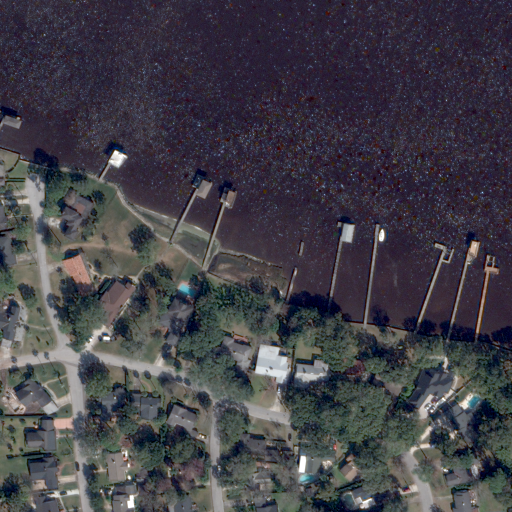
#> input picture input/image.tiff, 1024 x 1024 px (shown at 1/2 size)
$ python -i reconstruct_to_glb.py   (imports and definitions only)
#> lines starting #> are read from the running program, lines starting #| are printed output that depends on the picture
#> further down, picture is the input picture: shape (1024, 1024, 3); mean B, G, R 71.9, 64.5, 66.7
"""2D to 3D Reconstruction Engine: Converts Height Map, RGB Image, and Segmentation
into Photorealistic, Beautiful 3D GLB & PLY Models with Full RGB Texture and Natural Architectural Buildings.

Features:
1. Natural Architectural Elevation: True-to-scale building heights (5.5m - 9.5m) and tree canopies (2.5m - 4.5m).
2. Anti-Stretching Edge Smoothing: Eliminates sheer 90-degree cliffs, ensuring top-down satellite textures drape smoothly without vertical barcode / waterfall distortion.
3. Full-Resolution Photographic PBR Texture: Embedded glTF 2.0 PBR material with baseColorTexture in sRGB.
4. Semantic Color Grading: Lush foliage greens, deep aquatic cyan, clean asphalt roads, and crisp rooftops.
5. Directional Sunlight Hillshade: Subtle NW hillshade for realistic physical depth and ambient occlusion.
6. Standard 200m Terrain Scale: Bounded 200x200m dimensions perfectly compatible with Flythrough and Three.js viewers.
"""

import os
import sys
from typing import Tuple, Optional
import numpy as np
import rasterio
from PIL import Image, ImageEnhance, ImageFilter
import trimesh
from scipy.ndimage import gaussian_filter, label, binary_closing, binary_dilation

CLASS_NAMES = {
    0: "wall",
    1: "building",
    2: "sky",
    3: "floor",
    4: "tree",
    5: "ceiling",
    6: "road",
    7: "bed",
    8: "windowpane",
    9: "grass",
    10: "cabinet",
    11: "sidewalk",
    12: "person",
    13: "earth",
    14: "door",
    15: "table",
    16: "mountain",
    17: "plant",
    18: "curtain",
    19: "chair",
    20: "car",
    21: "water",
    25: "house",
}


# [34 lines left out: functions load_image_array, load_raster_channel, not called in this run]


def apply_semantic_color_enhancement(rgb: np.ndarray, seg: np.ndarray = None) -> Image.Image:
    """Apply rich semantic color tuning, contrast enhancement, and atmospheric vibrance."""
    enhanced = rgb.astype(np.float32).copy()

    if seg is not None:
        if seg.shape != rgb.shape[:2]:
            from scipy.ndimage import zoom
            zy = rgb.shape[0] / seg.shape[0]
            zx = rgb.shape[1] / seg.shape[1]
            seg = zoom(seg, (zy, zx), order=0)

        # 1. Vegetation (Trees: 4, Plants/Flora: 17, Grass: 9) -> Lush natural chlorophyll greens
        veg_mask = (seg == 4) | (seg == 17) | (seg == 9)
        if np.any(veg_mask):
            enhanced[veg_mask, 1] = np.clip(enhanced[veg_mask, 1] * 1.28 + 8.0, 0, 255)
            enhanced[veg_mask, 0] = np.clip(enhanced[veg_mask, 0] * 0.88, 0, 255)
            enhanced[veg_mask, 2] = np.clip(enhanced[veg_mask, 2] * 0.88, 0, 255)

        # 2. Water (class 21) -> Deep aquatic azure-cyan
        water_mask = (seg == 21)
        if np.any(water_mask):
            enhanced[water_mask, 0] = np.clip(enhanced[water_mask, 0] * 0.50 + 20.0, 0, 255)
            enhanced[water_mask, 1] = np.clip(enhanced[water_mask, 1] * 0.80 + 55.0, 0, 255)
            enhanced[water_mask, 2] = np.clip(enhanced[water_mask, 2] * 1.30 + 95.0, 0, 255)

        # 3. Buildings & Architecture (class 1, 25) -> Crisp rooftop contrast & warmth
        bldg_mask = (seg == 1) | (seg == 25)
        if np.any(bldg_mask):
            bldg_pixels = enhanced[bldg_mask]
            enhanced[bldg_mask] = np.clip(128.0 + (bldg_pixels - 128.0) * 1.18, 0, 255)

        # 4. Roads / Pavement (class 6, 11) -> Clean slate asphalt
        road_mask = (seg == 6) | (seg == 11)
        if np.any(road_mask):
            gray = np.mean(enhanced[road_mask], axis=-1, keepdims=True)
            enhanced[road_mask] = np.clip(gray * 0.90 + 18.0, 0, 255)

    pil_img = Image.fromarray(np.clip(enhanced, 0, 255).astype(np.uint8))
    pil_img = ImageEnhance.Color(pil_img).enhance(1.25)
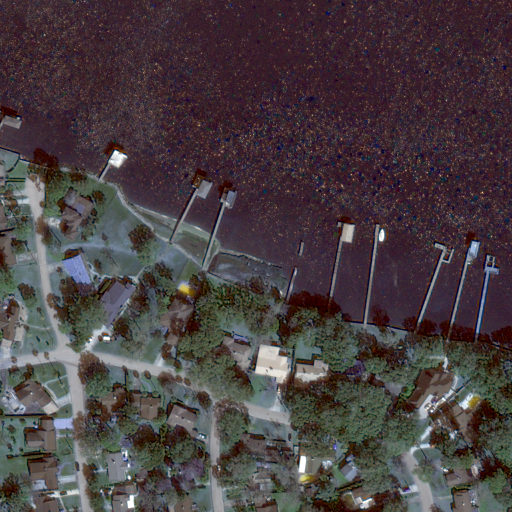
#> pil_img: PIL image 1024x1024 RGB (shown at 1/2 size); mean R, G, B 72.8, 63.6, 66.4
    pil_img = ImageEnhance.Contrast(pil_img).enhance(1.12)
    pil_img = ImageEnhance.Sharpness(pil_img).enhance(1.30)
    return pil_img


# [248 lines left out: functions compute_baked_lighting, build_natural_elevation, create_terrain_mesh, main, not called in this run]


# [2 lines not run here, left out]

>>> import cv2
>>> picture = cv2.imread('../../input/image.tiff')
>>> result = apply_semantic_color_enhancement(picture)
